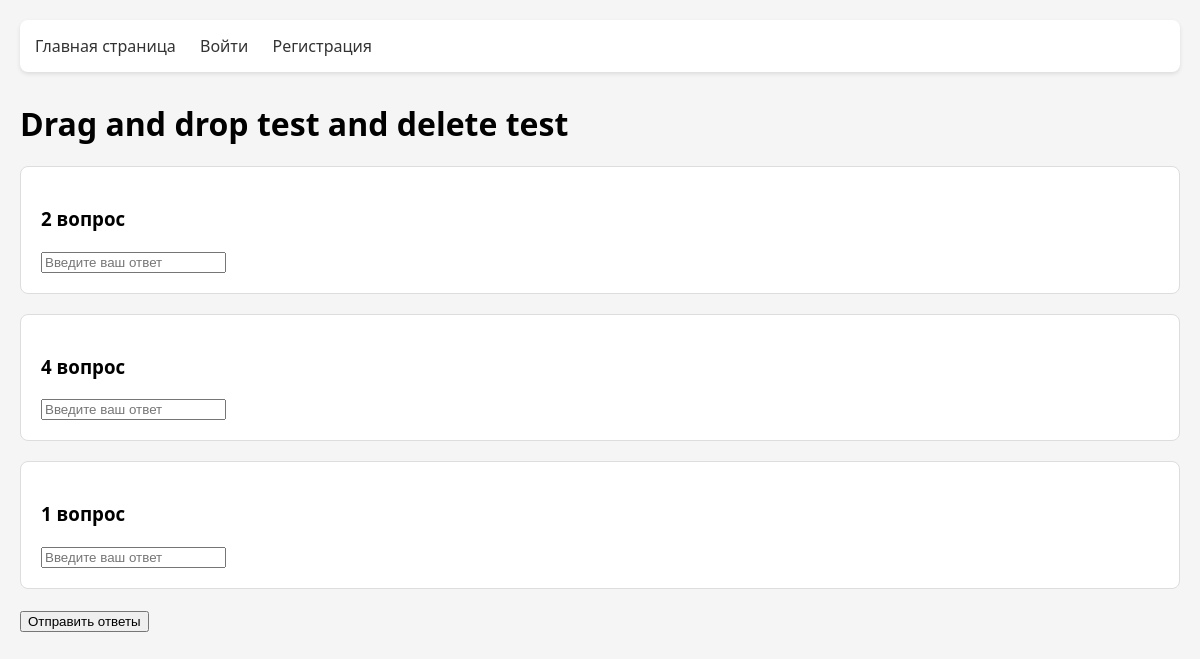
The page /poll/5 on the database its author committed.
### app.py (models this page shows, shortened)
class Poll(db.Model):
    __tablename__ = 'polls'
    id = db.Column(db.Integer, primary_key=True)
    title = db.Column(db.String(100), nullable=False)
    user_id = db.Column(db.Integer, db.ForeignKey('users.id'), nullable=False, index=True)
    questions = db.relationship('Question', backref='poll', lazy=True, cascade='all, delete-orphan')
    answers = db.relationship('Answer', backref='poll', lazy=True, cascade='all, delete-orphan')

class Question(db.Model):
    __tablename__ = 'questions'
    id = db.Column(db.Integer, primary_key=True)
    text = db.Column(db.String(500), nullable=False)
    type = db.Column(db.String(20), nullable=False)  # 'text', 'radio', 'checkbox'
    options = db.Column(db.String(500))
    poll_id = db.Column(db.Integer, db.ForeignKey('polls.id'), nullable=False, index=True)
    answers = db.relationship('Answer', backref='question', lazy=True)
    @property
    def options_list(self):
        try:
            return json.loads(self.options) if self.options else []
        except json.JSONDecodeError:
            return []

### app.py (the view, shortened to what this page needs)
@app.route('/poll/<int:poll_id>', methods=['GET', 'POST'])
def view_poll(poll_id):
    poll = Poll.query.options(db.joinedload(Poll.questions)).get_or_404(poll_id)
    return render_template('poll.html', poll=poll)

### templates/poll.html (shortened to what this page needs)
{% extends "base.html" %}
{% block content %}
<div class="poll-container">
    <h1 class="poll-title">{{ poll.title }}</h1>
    <form method="POST" class="poll-form">
        {% for question in poll.questions %}
        <div class="question-card">
            <div class="question-header">
                <h3 class="question-text">{{ question.text }}</h3>
            </div>
            <div class="question-body">
                {% if question.type == 'text' %}
                <input type="text"
                       name="q_{{ question.id }}"
                       class="text-answer"
                       placeholder="Введите ваш ответ">
                {% endif %}
            </div>
        </div>
        {% else %}
        <div class="no-questions">
            <p>В этом опросе пока нет вопросов.</p>
        </div>
        {% endfor %}
        <div class="form-actions">
            <button type="submit" class="submit-btn">Отправить ответы</button>
        </div>
    </form>
</div>
{% endblock %}

### static/styles.css (style rules this page uses)
body { font-family: 'Segoe UI', Tahoma, Geneva, Verdana, sans-serif; max-width: 1200px; margin: 0 auto; padding: 20px; background-color: #f5f5f5; }
.question-card { position: relative; margin: 20px 0; padding: 20px; border: 1px solid #ddd; border-radius: 8px; background: #fff; cursor: move; }

### rows shown on the page
Poll: title "Drag and drop test and delete test"
Question: text "2 вопрос"
Question: text "4 вопрос"
Question: text "1 вопрос"
